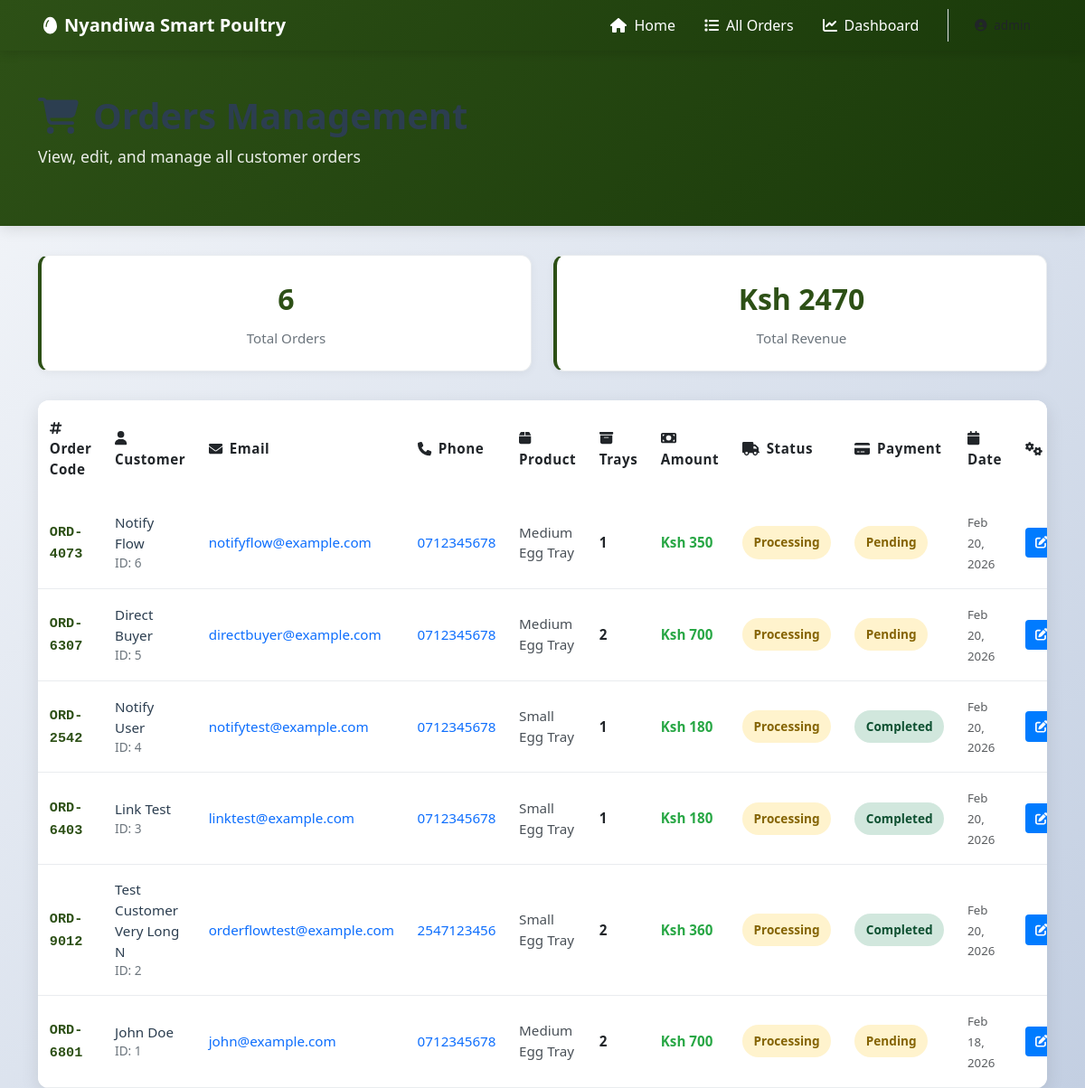
/show-orders/ (signed in), run on the app's committed database.
### chickapp/models.py (models this page shows, shortened)
class order(models.Model):
    STATUS_PROCESSING = "processing"
    STATUS_IN_TRANSIT = "in_transit"
    STATUS_DELIVERED = "delivered"
    STATUS_CANCELLED = "cancelled"
    STATUS_CHOICES = [
        (STATUS_PROCESSING, "Processing"),
        (STATUS_IN_TRANSIT, "In Transit"),
        (STATUS_DELIVERED, "Delivered"),
        (STATUS_CANCELLED, "Cancelled"),
    ]
    PAYMENT_MPESA = "mpesa"
    PAYMENT_AIRTEL = "airtel_money"
    PAYMENT_CASH = "cash"
    PAYMENT_METHOD_CHOICES = [
        (PAYMENT_MPESA, "M-Pesa"),
        (PAYMENT_AIRTEL, "Airtel Money"),
        (PAYMENT_CASH, "Cash on Delivery"),
    ]
    PAYMENT_STATUS_PENDING = "pending"
    PAYMENT_STATUS_COMPLETED = "completed"
    PAYMENT_STATUS_FAILED = "failed"
    PAYMENT_STATUS_CHOICES = [
        (PAYMENT_STATUS_PENDING, "Pending"),
        (PAYMENT_STATUS_COMPLETED, "Completed"),
        (PAYMENT_STATUS_FAILED, "Failed"),
    ]
    order_code = models.CharField(max_length=12, editable=False, default='TEMP')
    customer = models.ForeignKey(customer, on_delete=models.CASCADE)
    product = models.ForeignKey(product, on_delete=models.PROTECT, null=True, blank=True)
    number_of_trays = models.PositiveIntegerField()
    amount = models.DecimalField(max_digits=10, decimal_places=2, default=0)
    status = models.CharField(max_length=20, choices=STATUS_CHOICES, default=STATUS_PROCESSING)
    payment_method = models.CharField(max_length=20, choices=PAYMENT_METHOD_CHOICES, blank=True, default="")
    payment_status = models.CharField(max_length=20, choices=PAYMENT_STATUS_CHOICES, default=PAYMENT_STATUS_PENDING)
    payment_phone = models.CharField(max_length=15, blank=True, default="")
    payment_reference = models.CharField(max_length=50, blank=True, default="")
    mpesa_checkout_request_id = models.CharField(max_length=100, blank=True, default="")
    mpesa_merchant_request_id = models.CharField(max_length=100, blank=True, default="")
    mpesa_receipt_number = models.CharField(max_length=50, blank=True, default="")
    order_date = models.DateTimeField(auto_now_add=True)
    updated_at = models.DateTimeField(auto_now=True)
    message = models.TextField(blank=True, default="")

class customer(models.Model):
    name = models.CharField(max_length=100)
    surname = models.CharField(max_length=100)
    email = models.EmailField(max_length=100)
    password = models.CharField(max_length=255)
    phone = models.CharField(max_length=20)
    location = models.CharField(max_length=100)
    message = models.TextField(blank=True, default="")

class product(models.Model):
    name = models.CharField(max_length=50)
    size = models.CharField(max_length=30, blank=True, default="")
    price = models.DecimalField(max_digits=10, decimal_places=2)
    description = models.TextField(blank=True, default="")
    is_active = models.BooleanField(default=True)
    created_at = models.DateTimeField(auto_now_add=True)

### chickapp/views.py (the view)
# urls.py: path('show-orders/', views.show_orders, name='show_orders'),
def show_orders(request):
    if not request.user.is_authenticated:
        return redirect('login')
    if not request.user.is_superuser and not request.user.is_staff:
        messages.error(request, 'You do not have permission to access this page.')
        return redirect('products')
    db_error = None
    all_orders = []
    total_revenue = 0
    try:
        all_orders = list(
            order.objects.select_related('customer', 'product')
            .order_by('-order_date')
        )
        revenue_data = order.objects.aggregate(total=Sum('amount'))
        total_revenue = revenue_data['total'] or 0
    except OperationalError:
        db_error = 'Order data is unavailable. Please try again later.'
    except Exception as e:
        logger.error(f"Show orders error: {str(e)}")
        db_error = f'An error occurred: {str(e)}'
    context = {
        'all_orders': all_orders,
        'db_error': db_error,
        'total_revenue': total_revenue,
        'status_choices': order.STATUS_CHOICES,
        'payment_method_choices': order.PAYMENT_METHOD_CHOICES,
        'payment_status_choices': order.PAYMENT_STATUS_CHOICES,
    }
    return render(request, 'show.html', context)

### chickapp/templates/show.html (shortened to what this page needs)
<!DOCTYPE html>
<html lang="en">
<head>
    {% load static %}
    <link href="https://cdn.jsdelivr.net/npm/bootstrap@5.3.0/dist/css/bootstrap.min.css" rel="stylesheet">
    <link href="https://cdnjs.cloudflare.com/ajax/libs/font-awesome/6.4.0/css/all.min.css" rel="stylesheet">
    <link href="{% static 'css/custom.css' %}" rel="stylesheet">
</head>
<body>
    <nav class="navbar navbar-expand-lg navbar-dark navbar-farm sticky-top">
        <div class="container-fluid px-lg-5">
            <a class="navbar-brand d-flex align-items-center fw-bold" href="{% url 'index' %}">
                <div class="brand-icon-wrapper me-2">
                    <i class="fas fa-egg"></i>
                </div>
                <span>Nyandiwa Smart Poultry</span>
            </a>
            <div class="collapse navbar-collapse" id="navbarNav">
                <ul class="navbar-nav ms-auto align-items-center gap-3">
                    <li class="nav-item">
                        <a class="nav-link nav-link-modern" href="{% url 'index' %}">
                            <i class="fas fa-home me-2"></i>Home
                        </a>
                    </li>
                    <li class="nav-item">
                        <a class="nav-link nav-link-modern active" href="{% url 'show_orders' %}">
                            <i class="fas fa-list me-2"></i>All Orders
                        </a>
                    </li>
                    <li class="nav-item">
                        <a class="nav-link nav-link-modern" href="{% url 'dashboard' %}">
                            <i class="fas fa-chart-line me-2"></i>Dashboard
                        </a>
                    </li>
                    <li class="nav-item border-start ps-3 ms-2">
                        <div class="dropdown">
                            <button class="btn btn-nav-primary btn-sm dropdown-toggle" type="button" data-bs-toggle="dropdown" aria-expanded="false">
                                <i class="fas fa-user-circle me-2"></i>{{ user.first_name|default:user.username }}
                            </button>
                        </div>
                    </li>
                </ul>
            </div>
        </div>
    </nav>
    <div class="page-header">
        <div class="container">
            <h1><i class="fas fa-shopping-cart me-3"></i>Orders Management</h1>
            <p>View, edit, and manage all customer orders</p>
        </div>
    </div>
    <main class="container mb-5">
        {% if all_orders %}
        <div class="stats-row">
            <div class="stat-card">
                <div class="stat-number">{{ all_orders|length }}</div>
                <div class="stat-label">Total Orders</div>
            </div>
            <div class="stat-card">
                <div class="stat-number">Ksh {{ total_revenue|floatformat:0|default:"0" }}</div>
                <div class="stat-label">Total Revenue</div>
            </div>
        </div>
        {% endif %}
        {% if all_orders %}
        <div class="orders-table">
            <div style="overflow-x: auto;">
                <table class="table table-hover">
                    <thead>
                        <tr>
                            <th><i class="fas fa-hashtag me-2"></i>Order Code</th>
                            <th><i class="fas fa-user me-2"></i>Customer</th>
                            <th><i class="fas fa-envelope me-2"></i>Email</th>
                            <th><i class="fas fa-phone me-2"></i>Phone</th>
                            <th><i class="fas fa-box me-2"></i>Product</th>
                            <th><i class="fas fa-archive me-2"></i>Trays</th>
                            <th><i class="fas fa-money-bill me-2"></i>Amount</th>
                            <th><i class="fas fa-truck me-2"></i>Status</th>
                            <th><i class="fas fa-credit-card me-2"></i>Payment</th>
                            <th><i class="fas fa-calendar me-2"></i>Date</th>
                            <th><i class="fas fa-cogs me-2"></i>Actions</th>
                        </tr>
                    </thead>
                    <tbody>
                        {% for ord in all_orders %}
                        <tr>
                            <td>
                                <span class="order-code">{{ ord.order_code }}</span>
                            </td>
                            <td>
                                <div class="customer-name">{{ ord.customer.name }} {{ ord.customer.surname }}</div>
                                <div class="customer-email">ID: {{ ord.customer.id }}</div>
                            </td>
                            <td>
                                <a href="mailto:{{ ord.customer.email }}" class="text-decoration-none">
                                    {{ ord.customer.email }}
                                </a>
                            </td>
                            <td>
                                <a href="tel:{{ ord.customer.phone }}" class="text-decoration-none">
                                    {{ ord.customer.phone }}
                                </a>
                            </td>
                            <td>
                                <span class="product-name">
                                    {{ ord.product.name|default:"N/A" }}
                                </span>
                            </td>
                            <td>
                                <span class="fw-bold">{{ ord.number_of_trays }}</span>
                            </td>
                            <td>
                                <span class="fw-bold text-success">Ksh {{ ord.amount|floatformat:0 }}</span>
                            </td>
                            <td>
                                <span class="status-badge status-{{ ord.status }}">
                                    {{ ord.get_status_display }}
                                </span>
                            </td>
                            <td>
                                <span class="payment-badge payment-{{ ord.payment_status }}">
                                    {{ ord.get_payment_status_display }}
                                </span>
                            </td>
                            <td>
                                <small class="text-muted">{{ ord.order_date|date:"M d, Y" }}</small>
                            </td>
                            <td>
                                <div class="action-buttons">
                                    <a href="{% url 'edit_order' ord.id %}" class="btn btn-edit btn-sm" title="Edit Order">
                                        <i class="fas fa-edit"></i> Edit
                                    </a>
                                </div>
                            </td>
                        </tr>
                        {% endfor %}
                    </tbody>
                </table>
            </div>
        </div>
        {% endif %}
    </main>
</body>
</html>

### static/css/custom.css (style rules this page uses)
:root { --farm-green: #2d5016; --farm-yellow: #ffc107; --farm-brown: #8b5a2b; --text-dark: #2c3e50; --text-secondary: #6c757d; }
* { margin: 0; padding: 0; box-sizing: border-box; }
html, body { height: 100%; font-family: 'Segoe UI', Tahoma, Geneva, Verdana, sans-serif; }
body { background-color: #f8f9fa; color: var(--text-dark); overflow-x: hidden; }
h1, h2, h3 { color: var(--text-dark); }
.navbar-farm { box-shadow: 0 2px 8px rgba(0, 0, 0, 0.1); }
.stat-card { background: white; border-radius: 12px; border: 1px solid #e9ecef; transition: all 0.3s ease; }
.table { background-color: white; border-radius: 8px; overflow: hidden; }
.table thead { background-color: var(--farm-green); color: white; }
.text-success { color: #28a745 !important; }

### chickapp/templates/show.html (style rules this page uses)
:root { --farm-green: #2d5016; --farm-yellow: #ffc107; --farm-brown: #8b5a2b; }
body { background: linear-gradient(135deg, #f5f7fa 0%, #c3cfe2 100%); min-height: 100vh; }
.navbar-farm { background: linear-gradient(135deg, var(--farm-green) 0%, #1a3a0a 100%); box-shadow: 0 2px 12px rgba(0, 0, 0, 0.15); }
.page-header { background: linear-gradient(135deg, var(--farm-green) 0%, #1a3a0a 100%); color: white; padding: 3rem 0; margin-bottom: 2rem; box-shadow: 0 4px 15px rgba(0, 0, 0, 0.1); }
.page-header h1 { font-weight: 700; font-size: 2.5rem; margin-bottom: 0.5rem; }
.page-header p { font-size: 1.1rem; opacity: 0.9; }
.orders-table { background: white; border-radius: 12px; box-shadow: 0 6px 20px rgba(0, 0, 0, 0.1); overflow: hidden; }
.table { margin-bottom: 0; font-size: 0.95rem; }
.table thead { background: linear-gradient(135deg, var(--farm-green) 0%, #1a3a0a 100%); color: white; font-weight: 600; }
.table thead th { border: none; padding: 1.2rem 0.8rem; letter-spacing: 0.5px; vertical-align: middle; }
.table tbody tr { border-bottom: 1px solid #e9ecef; transition: all 0.3s ease; }
.table tbody td { padding: 1rem 0.8rem; vertical-align: middle; }
.order-code { font-weight: 600; color: var(--farm-green); font-family: 'Courier New', monospace; }
.customer-name { font-weight: 500; color: var(--text-dark); }
.customer-email { font-size: 0.85rem; color: #6c757d; }
.product-name { color: #495057; font-weight: 500; }
.status-badge { padding: 0.5rem 0.8rem; border-radius: 20px; font-size: 0.85rem; font-weight: 600; display: inline-block; }
.status-processing { background: #fff3cd; color: #856404; }
.payment-badge { padding: 0.5rem 0.8rem; border-radius: 20px; font-size: 0.85rem; font-weight: 600; display: inline-block; }
.payment-pending { background: #fff3cd; color: #856404; }
.payment-completed { background: #d1e7dd; color: #0f5132; }
.action-buttons { white-space: nowrap; display: flex; gap: 0.5rem; justify-content: center; }
.btn-sm { padding: 0.4rem 0.7rem; font-size: 0.85rem; font-weight: 500; }
.btn-edit { background: #007bff; border: none; color: white; transition: all 0.3s ease; }
.stats-row { display: grid; grid-template-columns: repeat(auto-fit, minmax(200px, 1fr)); gap: 1.5rem; margin-bottom: 2rem; }
.stat-card { background: white; padding: 1.5rem; border-radius: 12px; box-shadow: 0 2px 10px rgba(0, 0, 0, 0.05); text-align: center; border-left: 4px solid var(--farm-green); transition: all 0.3s ease; }
.stat-number { font-size: 2rem; font-weight: 700; color: var(--farm-green); margin-bottom: 0.5rem; }
.stat-label { font-size: 0.95rem; color: #6c757d; font-weight: 500; }
.nav-link-modern { position: relative; transition: all 0.3s ease; color: white !important; }
.dropdown-toggle::after { display: none; }

### data on the page
order: order_code "ORD-4073", customer.name "Notify", customer.surname "Flow", customer.id "6", customer.email "notifyflow@example.com", customer.phone "0712345678", product.name "Medium Egg Tray", number_of_trays "1", amount "350", status "Processing", payment_status "Pending", order_date "Feb 20, 2026"
order: order_code "ORD-6307", customer.name "Direct", customer.surname "Buyer", customer.id "5", customer.email "directbuyer@example.com", customer.phone "0712345678", product.name "Medium Egg Tray", number_of_trays "2", amount "700", status "Processing", payment_status "Pending", order_date "Feb 20, 2026"
order: order_code "ORD-2542", customer.name "Notify", customer.surname "User", customer.id "4", customer.email "notifytest@example.com", customer.phone "0712345678", product.name "Small Egg Tray", number_of_trays "1", amount "180", status "Processing", payment_status "Completed", order_date "Feb 20, 2026"
order: order_code "ORD-6403", customer.name "Link", customer.surname "Test", customer.id "3", customer.email "linktest@example.com", customer.phone "0712345678", product.name "Small Egg Tray", number_of_trays "1", amount "180", status "Processing", payment_status "Completed", order_date "Feb 20, 2026"
order: order_code "ORD-9012", customer.name "Test", customer.surname "Customer Very Long N", customer.id "2", customer.email "orderflowtest@example.com", customer.phone "2547123456", product.name "Small Egg Tray", number_of_trays "2", amount "360", status "Processing", payment_status "Completed", order_date "Feb 20, 2026"
order: order_code "ORD-6801", customer.name "John", customer.surname "Doe", customer.id "1", customer.email "john@example.com", customer.phone "0712345678", product.name "Medium Egg Tray", number_of_trays "2", amount "700", status "Processing", payment_status "Pending", order_date "Feb 18, 2026"

### other printed values
{{ all_orders|length }} "6"
{{ total_revenue|floatformat:0|default:"0" }} "2470"
